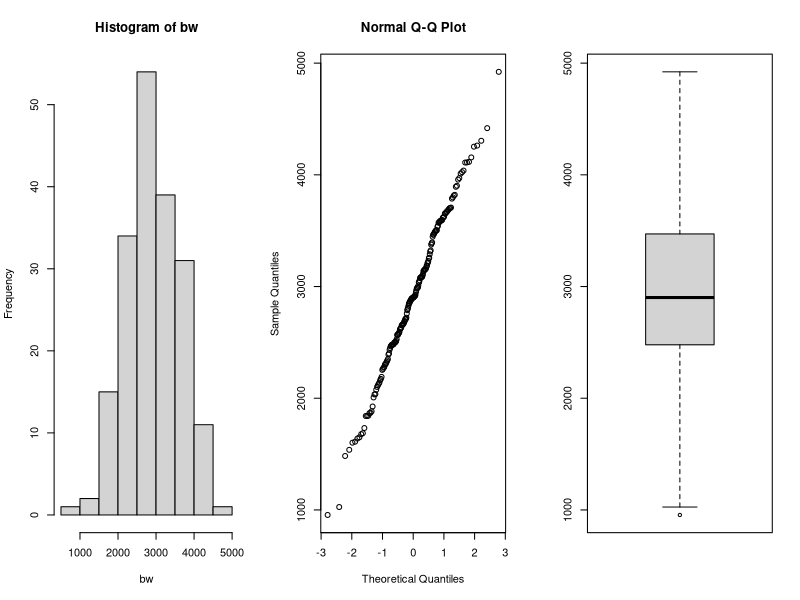
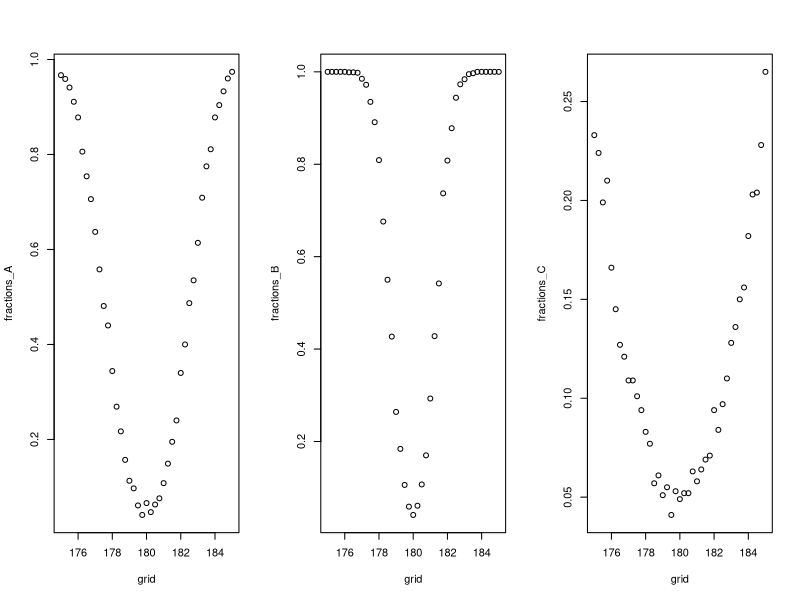
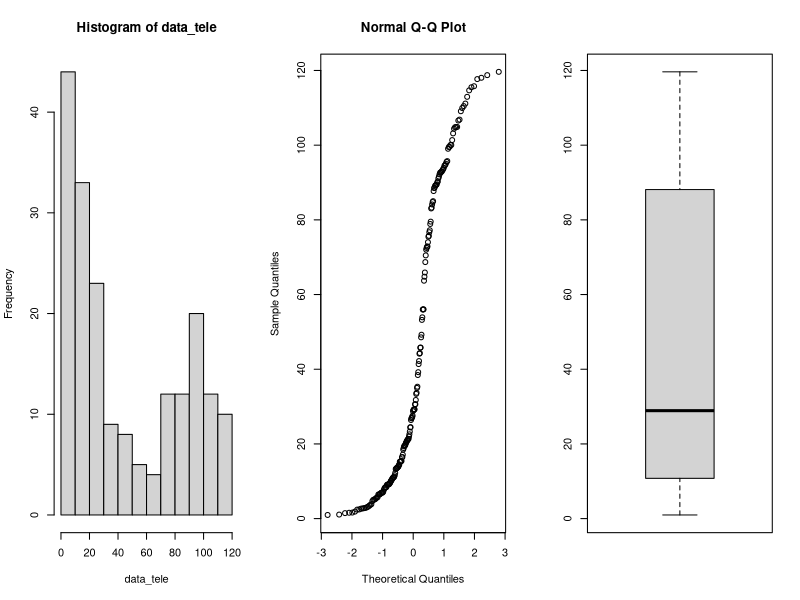
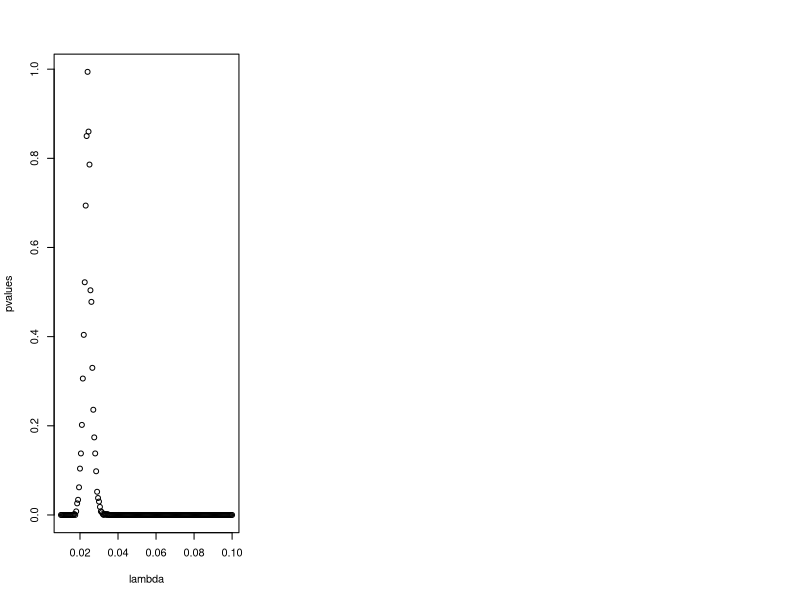
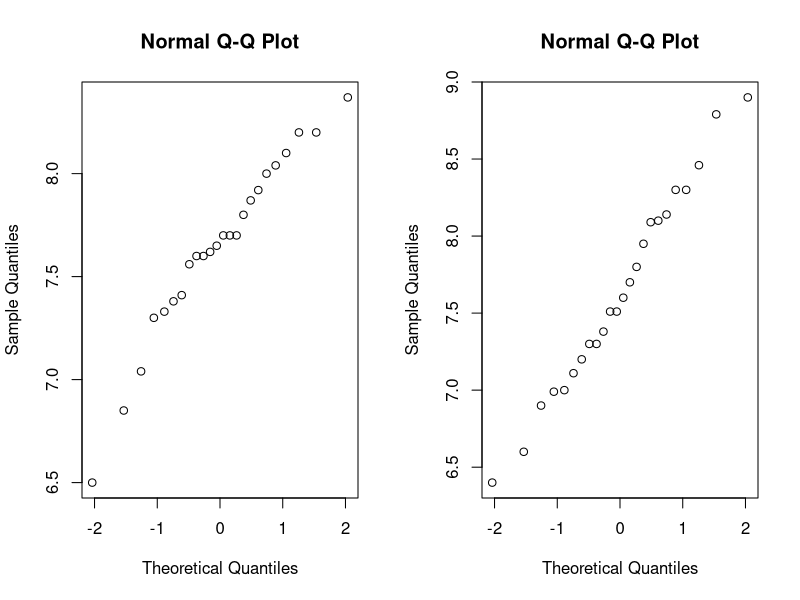
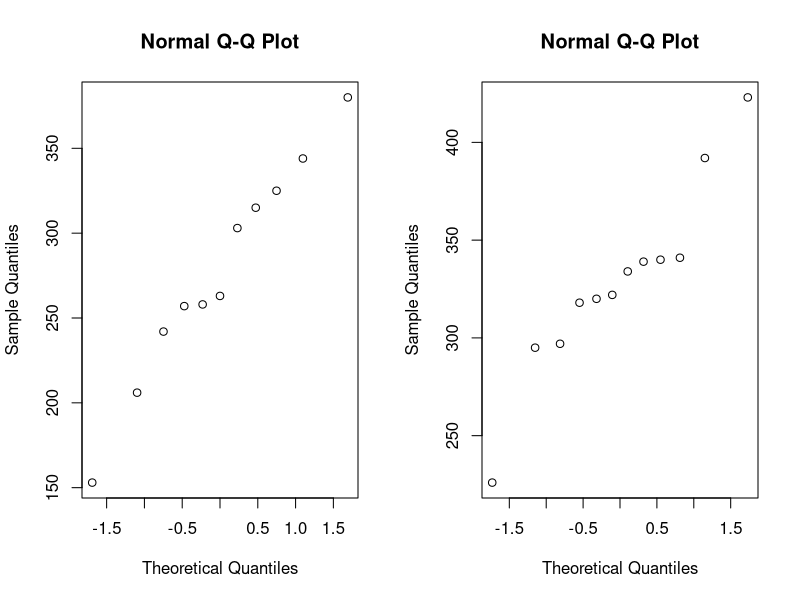
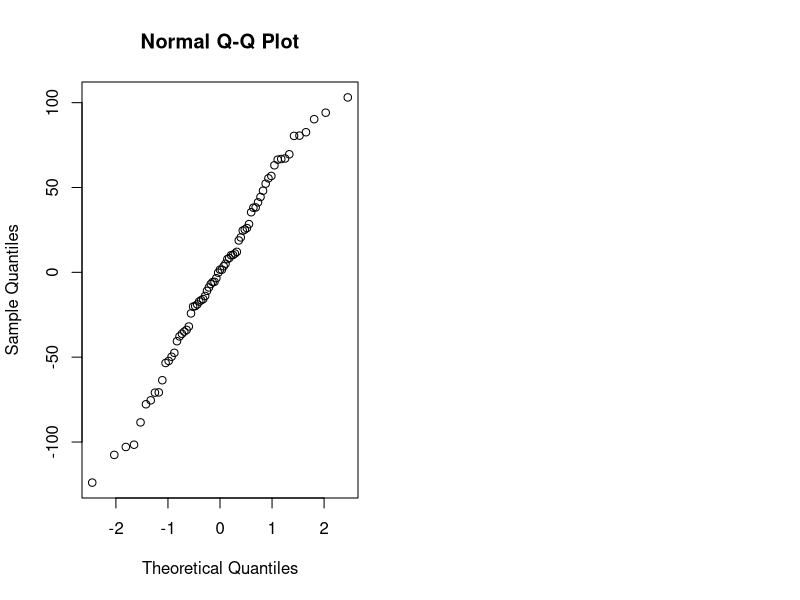

Source code (R) for these figures, in order:
## ---- chunk 1
library(tidyverse)
library(rstudioapi)

knitr::opts_chunk$set(echo = TRUE)
setwd(dirname(getActiveDocumentContext()$path))
# round numbers to 3 digits
options(digits = 3)
## ---- chunk 2
par(mfrow=c(1,3))
data=read.table(file="data/birthweight.txt",header=TRUE)

bw = data$birthweight
hist(bw)
qqnorm(bw)
boxplot(bw)
# perform Shapiro-Wilk normality test
shapiro.test(bw)$p.value

## ---- chunk 3
m = mean(bw)
sd = sd(bw)
n = length(bw)
error = qnorm(0.95)*sd/sqrt(n)
ci = c(m-error, m+error)
paste0("mean: ", m)
paste0("90% confidence interval: (", round(ci[1], 3), ",", round(ci[2], 3), ")")
## ---- chunk 4
t.test(bw, mu=2800, alternative = "greater", conf.level = 0.95)
## ---- chunk 5
n <- m <- 30; mu <- 180; nu <- 175; sd <- 5
grid <- seq(175,185, by=0.25)

power_function<-function(grid,n,m,mu,sd) {
  B <- 1000
  p <- numeric(B)
  G <- length(grid)
  fractions <- numeric(G)
  for (grid_nu in 1:G){
    p <- numeric(B)
    for (b in 1:B){
      x <- rnorm(n,mu,sd)
      y <- rnorm(m,grid[grid_nu],sd)
      p[b] <- t.test(x,y, var.equal = TRUE)[[3]]
    }
    fractions[grid_nu] <- mean(p<0.05)
  }
  return(fractions)
}

fractions_A <- power_function(grid,n,m,mu,sd)

## ---- chunk 6
n <- m <- 100
mu <- 180
sd <- 5

fractions_B <- power_function(grid,n,m,mu,sd)
## ---- chunk 7
n <- m <- 30
mu <- 180
sd <- 15

fractions_C <- power_function(grid,n,m,mu,sd)
par(mfrow=c(1,3))
plot(grid,fractions_A)
plot(grid,fractions_B)
plot(grid,fractions_C)
## ---- chunk 8
data<-read.table(file="data/telephone.txt",header=TRUE)

# remove zeros
data <- data %>% filter(Bills > 0)

data_tele <- data$Bills
par(mfrow=c(1,3))
hist(data_tele)
qqnorm(data_tele)
boxplot(data_tele)

## ---- chunk 9
lambda <- seq(0.01, 0.1, 0.0005)
pvalues <- c()
t <- median(data_tele)
for (x in lambda){
  B <- 1000
  tstar <- numeric(B)
  n <- length(data_tele)
  
  for (i in 1:B){
    xstar <- rexp(n,x)
    tstar[i] <- median(xstar)
  }
  pl<-sum(tstar<t)/B
  pr<-sum(tstar>t)/B
  p<-2*min(pl,pr)
  pl;pr;p
  pvalues <- c(pvalues,p)
}
plot(lambda, pvalues)

best_p <- which(pvalues > 0.05)
lambda[best_p]
## ---- chunk 10
B <- 1000
T1 <- median(data_tele)
Tstar <- numeric(B)
for (i in 1:B){
  Xstar <- sample(data_tele,replace=TRUE)
  Tstar[i] <- median(Xstar)
}
Tstar25 <- quantile(Tstar,0.025)
Tstar975 <- quantile(Tstar, 0.975)

T1
c(2*T1-Tstar975, 2*T1-Tstar25)

## ---- chunk 11
max_index <- which.max(pvalues)

opt_Lambda <- lambda[max_index]

paste0("Optimal lambda value found: ", round(opt_Lambda, 4))

theoretical_median = log(2)/opt_Lambda
paste0("Theoretical median: ",round(theoretical_median,3))
error = qnorm(0.975)*(theoretical_median/sqrt(length(data_tele)))
c(round(theoretical_median - error, 3), round(theoretical_median + error,3))
## ---- chunk 12

bill_smal40 <- sum(data_tele<40)

binom.test(bill_smal40, length(data_tele))

bill_less10 <- sum(data_tele < 10)
bill_less10/length(data_tele)
## ---- chunk 13
data <- read.table(file="data/run.txt",header=TRUE)
cor.test(data$before, data$after)$p.value
## disgnostics
par(mfrow=c(1,2)); qqnorm(data$before); qqnorm(data$after)
## ---- chunk 14
# calculate differences
data <- data %>% 
  mutate(diff = before - after)
# filter for lemo and perdorm paired t-test
lemo <- data %>% 
  filter(drink == "lemo")
paste0("p-value for soft drink: ", 
       round(t.test(lemo$before, lemo$after, paired = TRUE)$p.value, 4))
# filter for energy and perform paired t-test
energy <- data %>% 
  filter(drink == "energy")
paste0("p-value for energy drink: ", 
       round(t.test(energy$before, energy$after, paired = TRUE)$p.value, 4))
## ---- chunk 15
# perform t-test
t.test(lemo$diff, energy$diff)$p.value
## ---- chunk 16
# filter for meatmeal
meatmeal <- chickwts %>% 
  filter(feed == "meatmeal") %>% 
  select(weight)
# filter for sunflower
sunflower <- chickwts %>% 
  filter(feed == "sunflower") %>% 
  select(weight)
# check for data normality
par(mfrow=c(1,2))
qqnorm(meatmeal$weight)
qqnorm(sunflower$weight)
# perform t-test, the data is not paired
paste0("t-test p-value: ", 
       round(t.test(meatmeal, sunflower)$p.value, 4))
# Mann-Whitney test
paste0("Mann-Whitney test p-value: ", 
       round(wilcox.test(meatmeal$weight, sunflower$weight)$p.value, 4))
# Kolmogorov-Smirnov test
paste0("Kolmogorov-Smirnov test: ", 
       round(ks.test(meatmeal$weight, sunflower$weight)$p.value, 4))
## ---- chunk 17
chickaov <- lm(weight~feed, data = chickwts)
# performing one-way ANOVA
anova(chickaov)
## ---- chunk 18
#extracting more information
table <- data.frame(summary(chickaov)$coefficients) 
table %>% 
  rename("p-value" = `Pr...t..`) %>% 
  add_rownames("Type") %>% 
  mutate(Type = case_when(
    Type == "(Intercept)" ~ "feedcasein",
    TRUE ~ Type
  ), Estimate = case_when(
    Type != "feedcasein" ~ as.numeric(table$Estimate[1]) + Estimate,
    TRUE ~ Estimate
  )) %>%  mutate_if(is.numeric, funs(as.character(signif(., 3)))) %>%
    knitr::kable(.)
## ---- chunk 19
# check for normality
qqnorm(chickaov$residuals)
## ---- chunk 20
kruskal.test(weight~feed, data = chickwts)$p.value
